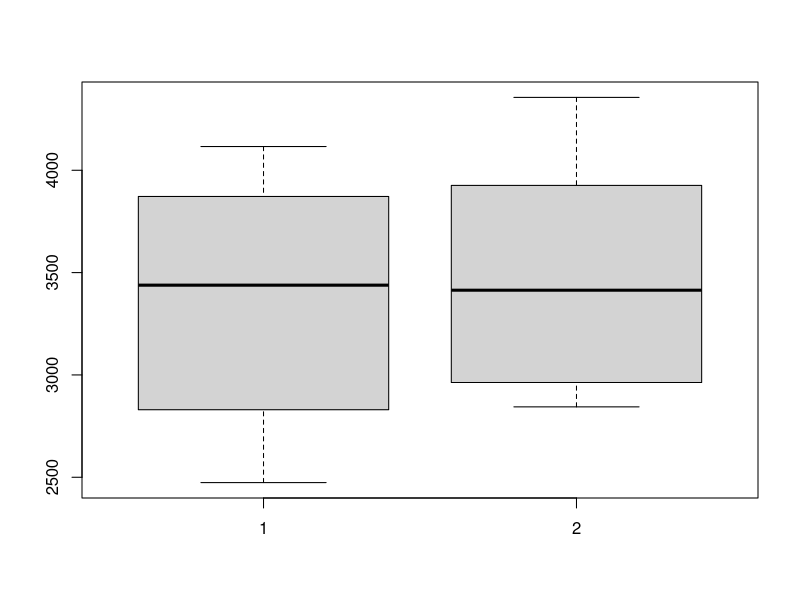
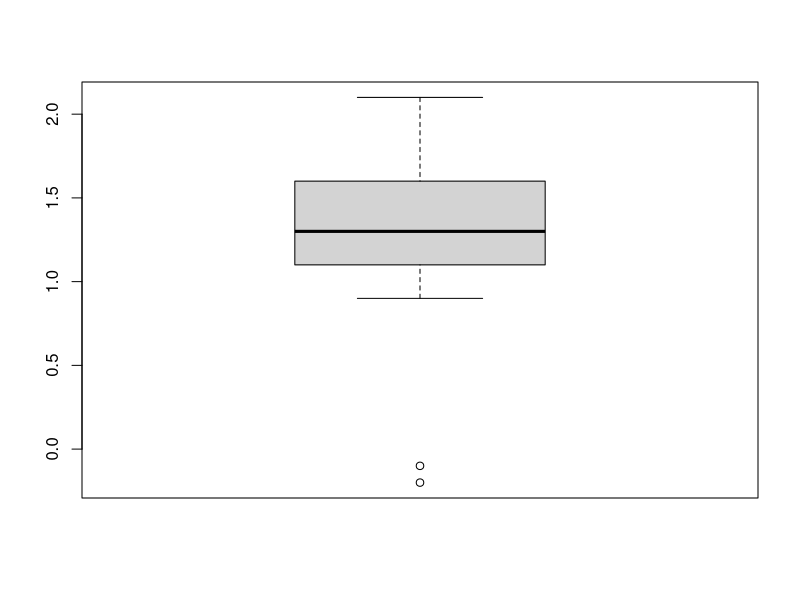

Source code (R) for these figures, in order:
## ---- chunk 1
x <- c(2474,2547,2830,3219,3429,3448,3677,3872,4001,4116)
y <- c(2844,2863,2963,3239,3379,3449,3582,3926,4151,4356)
## ---- chunk 2
totalX <- 0

for (i in x){
  totalX <- totalX + i
}

meanX <- totalX / length(x)
meanX

varianceX <- 0
for (i in x) {
  varianceX <- (varianceX + (i - meanX)^2)
}
varianceX <- varianceX / (length(x)-1)
varianceX


standardDeviation <- sqrt(varianceX)
standardDeviation
## ---- chunk 3
mean(y)
var(y)
sd(y)
## ---- chunk 4
quantile(y)
quantile(x)
## ---- chunk 5
boxplot(x,y)
## ---- chunk 6
sd(x)/mean(x)
sd(y)/mean(y)
## ---- chunk 7
before <- c(9.1, 8.0, 7.7, 10.0, 9.6, 7.9, 9.0, 7.1, 8.3, 9.6, 8.2, 9.2, 7.3, 8.5, 9.5)
after <- c(8.2, 6.4, 6.6, 8.5, 8.0, 5.8, 7.8, 7.2, 6.7, 9.8, 7.1, 7.7, 6.0, 6.6, 8.4)
## ---- chunk 8
median(before)
median(after)

## ---- chunk 9
sd(before)
sd(after)
## ---- chunk 10
cov(before, after)
## ---- chunk 11
cor(before, after)

## ---- chunk 12
difs <- before - after
mean(difs)
var(difs)
sd(difs)
## ---- chunk 13
boxplot(difs)
